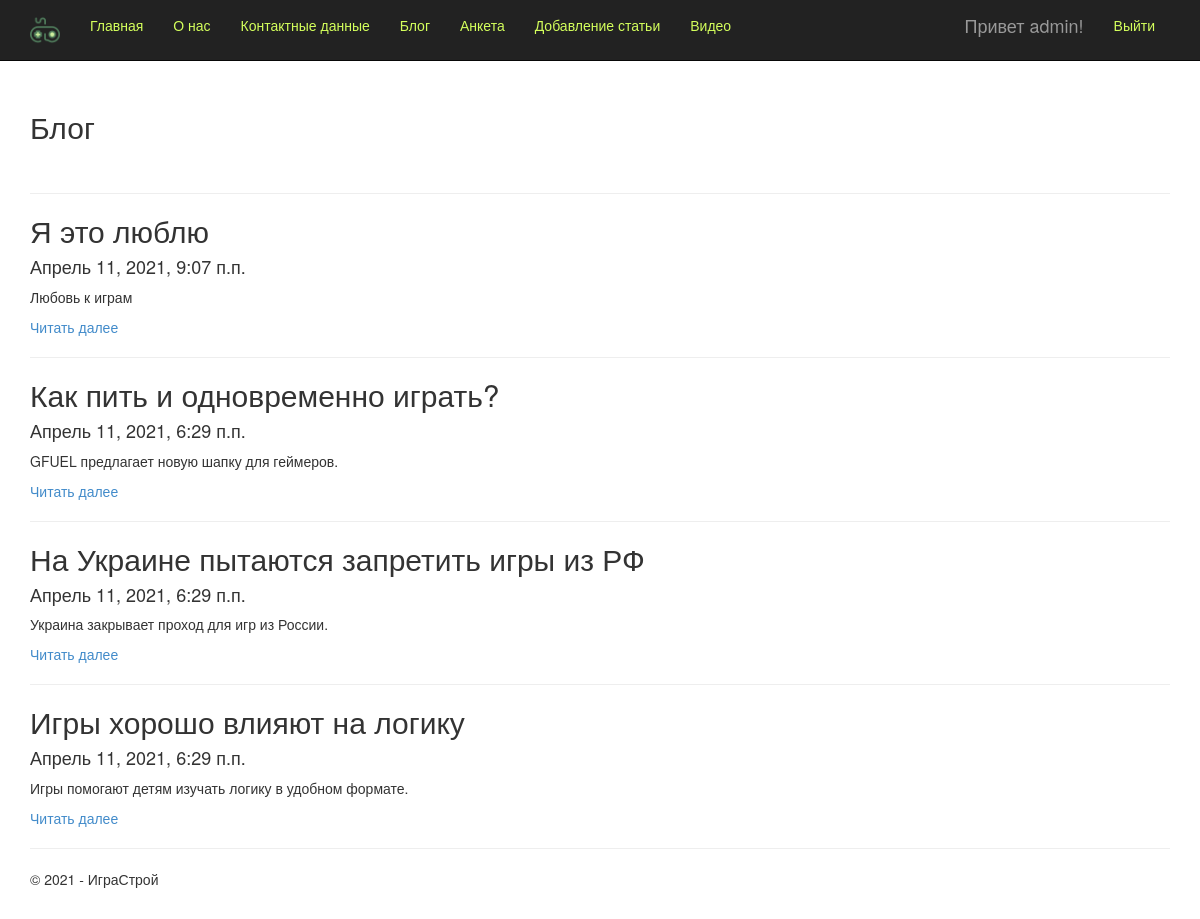
/blog (signed in), run on the app's committed database.
### app/models.py (models this page shows, shortened)
class Blog(models.Model):
    title = models.CharField(max_length = 100, unique_for_date = "posted", verbose_name = "Заголовок")
    description = models.TextField(verbose_name = "Краткое содержание")
    content = models.TextField(verbose_name = "Полное содержание")
    posted = models.DateTimeField(default = datetime.now(), db_index = True, verbose_name = "Опубликована")
    image = models.FileField(default = 'temp.jpg', verbose_name = "Путь к картинке")
    class Meta:
        db_table = "Posts"
        ordering = ["-posted"]
        verbose_name = "статья блога"
        verbose_name_plural = "статьи блога"

### app/views.py (the view)
# urls.py: url(r'^blog', views.blog, name='blog'),
def blog(request):
    posts = Blog.objects.all()
    assert isinstance(request, HttpRequest)
    return render(
        request,
        'app/blog.html',
        {
            'title':'Блог',
            'posts':posts,
            'year':datetime.now().year,
        }
    )

### app/templates/app/blog.html
{% extends "app/layout.html" %}
{% block content %}
<h2>{{ title }}</h2> <br>
{% for post in posts %}
<hr>
<div class="">
<h2> {{post.title}} </h2>
<h4> {{post.posted}} </h4>
<p> {{post.description}} </p>
<p><a href="{% url 'blogpost' parametr=post.id %}"> Читать далее </a></p>
</div>
{% endfor %}
{% endblock %}

### app/templates/app/loginpartial.html (shortened to what this page needs)
{% if user.is_authenticated %}
<form id="logoutForm" action="/logout/" method="post" class="navbar-right">
    <ul class="nav navbar-nav navbar-right">
        <li><span class="navbar-brand">Привет {{ user.username }}!</span></li>
        <li><a href="javascript:document.getElementById('logoutForm').submit()">Выйти</a></li>
    </ul>
</form>
{% else %}
<ul class="nav navbar-nav navbar-right">
    <li><a href="{% url 'login' %}">Вход</a></li>
</ul>
{% endif %}

### app/static/app/content/site.css (style rules this page uses)
body { padding-top: 90px; padding-bottom: 20px; }

### data on the page
Blog: title "Я это люблю", posted "Апрель 11, 2021, 9:07 п.п.", description "Любовь к играм"
Blog: title "Как пить и одновременно играть?", posted "Апрель 11, 2021, 6:29 п.п.", description "GFUEL предлагает новую шапку для геймеров."
Blog: title "На Украине пытаются запретить игры из РФ", posted "Апрель 11, 2021, 6:29 п.п.", description "Украина закрывает проход для игр из России."
Blog: title "Игры хорошо влияют на логику", posted "Апрель 11, 2021, 6:29 п.п.", description "Игры помогают детям изучать логику в удобном формате."

### other printed values
{{ user.username }} "admin"
{{ title }} "Блог"
